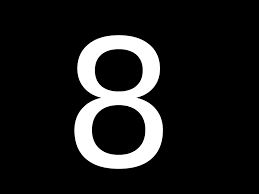
#> input picture Chapter_10/region.png, 259 x 194 px
$ jupyter execute C10.ipynb
#> lines starting #> are read from the running program, lines starting #| are printed output that depends on the picture; after the words box and inside, x2 and y2 are one past the last pixel; in counts of white or black regions, pixels touching at a corner belong together
[cell 1]
import cv2
import numpy as np
from matplotlib import pyplot as plt

[cell 2]
A = cv2.imread(filename="region.png", flags=cv2.IMREAD_GRAYSCALE)
#> A is the input picture: shape (194, 259); min 0, max 255, mean 29.4
thresh_val, A = cv2.threshold(src=A, thresh=100, maxval=255, type=cv2.THRESH_BINARY)
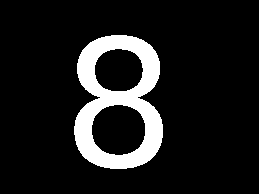
#> A: shape (194, 259); 11.7% white; 1 white region, box (x1, y1, x2, y2) and area: (74, 35, 163, 169) 5878
A = np.array(cv2.normalize(A.astype('uint8'), None, 0, 1, cv2.NORM_MINMAX))

# kernel
B = cv2.getStructuringElement(shape=cv2.MORPH_CROSS, ksize=(3,3))

P = [70,120]

# X_current means Xn
X_current = np.zeros(A.shape)

# X_last means Xn-1
# At first all the pixels of X_last are zero
# expect one pixel P
X_last = np.zeros(A.shape)
X_last[P[0],P[1]] = 1

X_current = np.uint8(cv2.dilate(X_last, B ,iterations = 1)) & (~A)
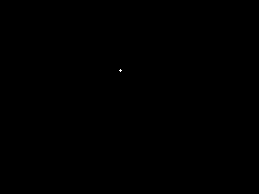
#> X_current: shape (194, 259); values 0 (black) and 1 (white), 0.01% white in thin lines or dots, all inside (x1, y1, x2, y2) = (119, 69, 122, 72)
#> X_last: shape (194, 259) float64; values 0 (black) and 1 (white), 0% white in thin lines or dots, all inside (x1, y1, x2, y2) = (120, 70, 121, 71)

while np.any(X_current != X_last):
    X_last = X_current
    X_current = np.uint8(cv2.dilate(X_last, B ,iterations = 1)) & (~A)
#> this loop made 34 passes
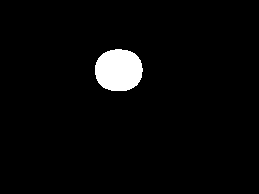
#> X_last: shape (194, 259); values 0 (black) and 1 (white), 3.3% white; 1 white region, box (x1, y1, x2, y2) and area: (95, 49, 143, 91) 1634

result = X_current
final = result|A
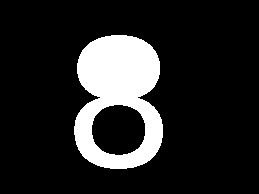
#> final: shape (194, 259); values 0 (black) and 1 (white), 15% white; 1 white region, box (x1, y1, x2, y2) and area: (74, 35, 163, 169) 7512

fig, axes = plt.subplots(1,3, figsize=(15,8))
axes[0].imshow(A, cmap='gray')
axes[0].set_title("original image")

axes[1].imshow(result, 'gray')
axes[1].set_title("result")

axes[2].imshow(final, 'gray')
axes[2].set_title("final")

for ax in axes.ravel():
    ax.set_xticks([])
    ax.set_yticks([])

plt.show()
